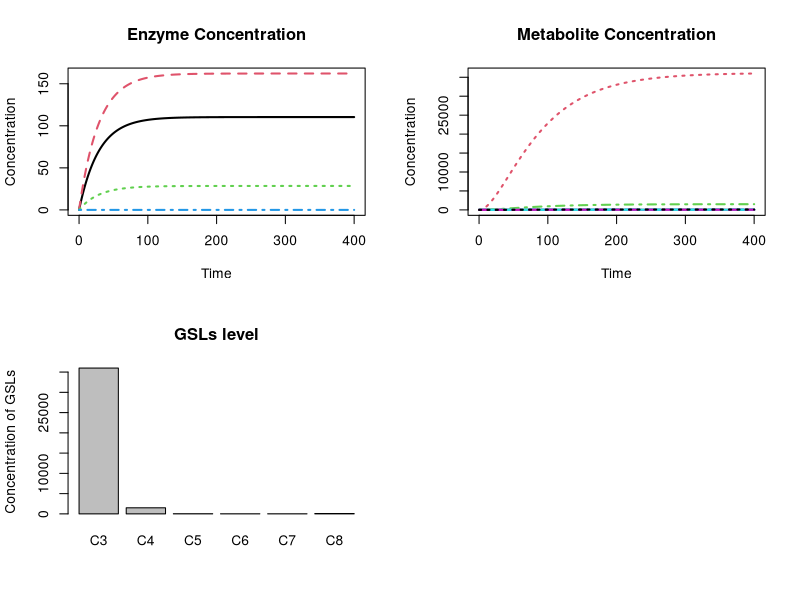

This figure's R source:
library(deSolve)


# Build the differential equation for enzyme: dE/dt = ks*mRNA-(kd+u)*E
EnzymeRates <- function(parms,starts){
  x=vector()
  num_enzyme=parms[1]
  # ################################################################################################
  # Change enzyme_params of enzyme synthesis as needed
  # The parameters are in this order: enzyme_parms(ks1,mRNA1,kd1,ks2,mRNA2,kd2,...)
  # ################################################################################################
  enzyme_parms=c(0.045,85.87,0.02,
                 0.045,126.16,0.02,
                 0.045,22.15,0.02,
                 0.045,0,0.02)
  for (i in 1:num_enzyme) {
    x[i] <- enzyme_parms[3*i-2]*enzyme_parms[3*i-1]-(enzyme_parms[3*i]+parms[3])*starts[i]
  }
  
  return(x)
}


# Build the reaction rate equation: mostly Michaelis-Menten v = kc*E*M/(kM+M)
ReactionRate <- function(parms,starts){
  x=vector()
  #################################################################################################
  # Change reaction_params of reaction rate as needed
  # The parameters are in this order: reaction_parms(kc1,KM1,kc2,KM2,...)
  #################################################################################################
  reaction_parms=c(4798.3,932,
                   4954,476,
                   9507,463,
                   4639,358,
                   1206,253,
                   102.7, 81,
                   1702.8, 11.3,
                   3701.7, 34,
                   88.8, 37,
                   148.1,194,
                   59.2,216,
                   29.6, 74,
                   36.9,374,
                   36.9, 26,
                   157630,3000,
                   350289,640)
  # The equations should be listed one by one since some substrates are catalyzed by several enzymes
  x[1] <- reaction_parms[1]*starts[1]*starts[5]/(reaction_parms[2]+starts[5])
  x[2] <- reaction_parms[3]*starts[1]*starts[6]/(reaction_parms[4]+starts[6])
  x[3] <- reaction_parms[5]*starts[1]*starts[7]/(reaction_parms[6]+starts[7])
  x[4] <- reaction_parms[7]*starts[1]*starts[8]/(reaction_parms[8]+starts[8])
  x[5] <- reaction_parms[9]*starts[1]*starts[9]/(reaction_parms[10]+starts[9])
  x[6] <- reaction_parms[11]*starts[1]*starts[10]/(reaction_parms[12]+starts[10])
  x[7] <- reaction_parms[13]*starts[2]*starts[6]/(reaction_parms[14]+starts[6])
  x[8] <- reaction_parms[15]*starts[2]*starts[7]/(reaction_parms[16]+starts[7])
  x[9] <- reaction_parms[17]*starts[2]*starts[8]/(reaction_parms[18]+starts[8])
  x[10] <- reaction_parms[19]*starts[2]*starts[9]/(reaction_parms[20]+starts[9])
  x[11] <- reaction_parms[21]*starts[2]*starts[10]/(reaction_parms[22]+starts[10])
  x[12] <- reaction_parms[23]*starts[2]*starts[11]/(reaction_parms[24]+starts[11])
  x[13] <- reaction_parms[25]*starts[3]*starts[10]/(reaction_parms[26]+starts[10])
  x[14] <- reaction_parms[27]*starts[3]*starts[11]/(reaction_parms[28]+starts[11])
  x[15] <- reaction_parms[29]*starts[4]*starts[5]/(reaction_parms[30]+starts[5])
  x[16] <- reaction_parms[31]*starts[4]*starts[6]/(reaction_parms[32]+starts[6])
  
  return(x)
}



# Build the function including all ODE functions.
MetNetwork <- function(t, starts, parms) {
  
  # The rate of enzyme synthesis
  dEdt= EnzymeRates(parms,starts)
  
  #################################################################################################
  # Change the stoichiometry matrix as needed
  # The stoichiometric matrix is in this format: S=rbind(c(-1, 0, 0), c(1, -1, 0),c(0, 2, -1),...)
  #################################################################################################
  S=rbind(c( 0, 0, 0, 0, 0, 0, 0, 0, 0, 0, 0, 0, 0, 0, 0, 0), 
          c( 1,-1, 0, 0, 0, 0,-1, 0, 0, 0, 0, 0, 0, 0, 1,-1),
          c( 0, 1,-1, 0, 0, 0, 0,-1, 0, 0, 0, 0, 0, 0, 0, 1), 
          c( 0, 0, 1,-1, 0, 0, 0, 0,-1, 0, 0, 0, 0, 0, 0, 0),
          c( 0, 0, 0, 1,-1, 0, 0, 0, 0,-1, 0, 0, 0, 0, 0, 0),
          c( 0, 0, 0, 0, 1,-1, 0, 0, 0, 0,-1, 0,-1, 0, 0, 0),
          c( 0, 0, 0, 0, 0, 1, 0, 0, 0, 0, 0,-1, 0,-1, 0, 0),
          c( 0, 0, 0, 0, 0, 0, 1, 0, 0, 0, 0, 0, 0, 0, 0, 0),
          c( 0, 0, 0, 0, 0, 0, 0, 1, 0, 0, 0, 0, 0, 0, 0, 0),
          c( 0, 0, 0, 0, 0, 0, 0, 0, 1, 0, 0, 0, 0, 0, 0, 0),
          c( 0, 0, 0, 0, 0, 0, 0, 0, 0, 1, 0, 0, 0, 0, 0, 0),
          c( 0, 0, 0, 0, 0, 0, 0, 0, 0, 0, 1, 0, 1, 0, 0, 0),
          c( 0, 0, 0, 0, 0, 0, 0, 0, 0, 0, 0, 1, 0, 1, 0, 0))
  
  # The rate of metabolite synthesis
  #################################################################################################
  # The function is dM/dt = Reaction Rate - Dilution Rate - Degradation Rate (for end metabolite)
  # Change the metabolite vector as needed (Only the initial substrate does not have dilution rate. 
  # Only the end metabolite have degradation rate)
  #################################################################################################
  dMdt=S%*%ReactionRate(parms,starts)-parms[3]*c(0,starts[6:17])-parms[4]*c(rep(0,7),starts[12:17])
  
  print(list(c(dEdt,dMdt)))
  list(c(dEdt,dMdt))
}



# Build the function which receive parameters and plot the result
Concentration <- function() {
  #################################################################################################
  # Change the tspan, params and starts as needed
  # The parameters are in this order: parms(enzyme number, metabolite number, dilution rate, 
  # degradation rate for end metabolite)
  # The initial states are in this order: starts(E1,E2,...,M1,M2,...)
  #################################################################################################
  tspan <- seq(0,400,by=0.1)
  parms <- c(4,13,0.015,0.0000007)
  starts <- c(0,0,0,0,1,0,0,0,0,0,0,0,0,0,0,0,0)
  
  out <- ode(starts,tspan,MetNetwork,parms)
  
  # Print the output. You could delete it if you want to
  print(out)
  print(c(out[4000,13:18],sum(out[4000,13:18])))
  # Plot the result
  num_enzyme=parms[1]
  num_metabolite=parms[2]
  lenStarts=parms[1]
  windows()
  par(mfrow=c(2,2))
  matplot(out[,1],out[,2:(num_enzyme+1)],type="l", ylab="Concentration", 
          xlab="Time", main="Enzyme Concentration", lwd = 2)   
  matplot(out[,1],out[,(num_enzyme+2):(num_enzyme+num_metabolite+1)],type ="l",ylab ="Concentration",
          xlab = "Time",main="Metabolite Concentration",lwd = 2)
  barplot(out[4000,13:18],main="GSLs level",names.arg=c("C3","C4","C5","C6","C7","C8")
          ,ylab ="Concentration of GSLs")
}


# For test
Concentration()
